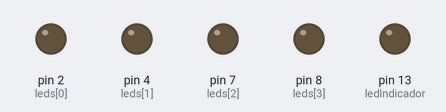
A sketch run on a simulated Arduino Uno, built with avr-gcc and run on an emulated ATmega328P. Shown: output pins drawn as LEDs (lit = HIGH).

Above: at 0.2 s.
At 1.2 s:
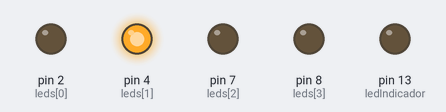
At 2.2 s:
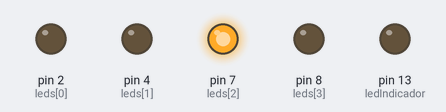
At 4.7 s:
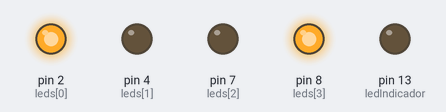
At 7.2 s:
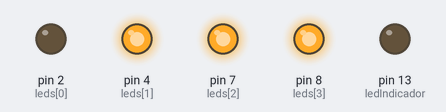
At 9.7 s:
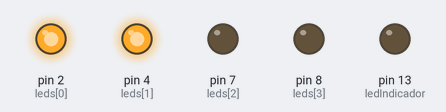
Timing chart, 0 to 10.4 s (numbered marks = the images above):
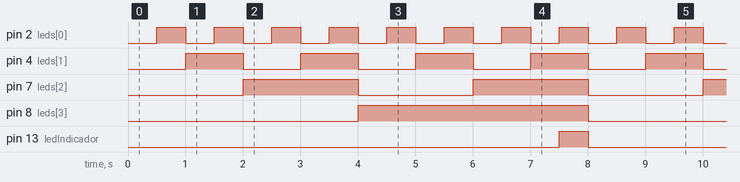

Measured:
- by itself, pin 2 (leds[0]): alternates HIGH for 0.50 s and LOW for 0.50 s
- by itself, pin 4 (leds[1]): alternates HIGH for 1.0 s and LOW for 1.0 s
- by itself, pin 7 (leds[2]): alternates HIGH for 2.0 s and LOW for 2.0 s
- by itself, pin 8 (leds[3]): alternates HIGH for 4.0 s and LOW for 4.0 s
- by itself, pin 13 (ledIndicador): alternates HIGH for 0.50 s and LOW for 7.5 s

The sketch:

contador_led_indicador.ino
```cpp
const int leds[] = {2, 4, 7, 8};
const int numLeds = 4;
int waitDelay = 500;
const int ledIndicador = 13;   // <-- quinto LED

void setup() {
  for (int i = 0; i < numLeds; i++) {
    pinMode(leds[i], OUTPUT);
  }
  pinMode(ledIndicador, OUTPUT);   // <-- lo configuramos también
}

void loop() {
  for (int contador = 0; contador < 16; contador++) {
    mostrarBinario(contador);

    if (contador == 15) {
      digitalWrite(ledIndicador, HIGH);   // <-- se enciende en 15
    } else {
      digitalWrite(ledIndicador, LOW);    // <-- apagado en cualquier otro número
    }

    delay(waitDelay);
  }
}

void mostrarBinario(int numero) {
  for (int i = 0; i < numLeds; i++) {
    int estadoBit = bitRead(numero, i);
    digitalWrite(leds[i], estadoBit);
  }
}
```
